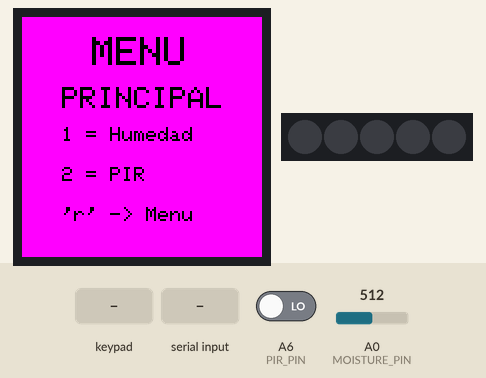
Simulated run of this sketch. Board: Arduino MKR. On the bench: 240×240 colour display, 5 RGB LEDs in strip order, left to right. The test bench sets the inputs (shaded band); at power-on: A0 (MOISTURE_PIN) = 512, A6 (PIR_PIN) LOW. What the sketch prints to the serial monitor is not drawn.

Above: at 1.4 s.
1.5 s: key '1' pressed
At 2.4 s:
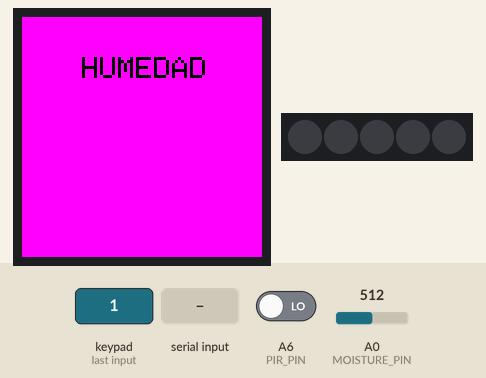
4.5 s: A0 (MOISTURE_PIN) set to 734
At 7.2 s:
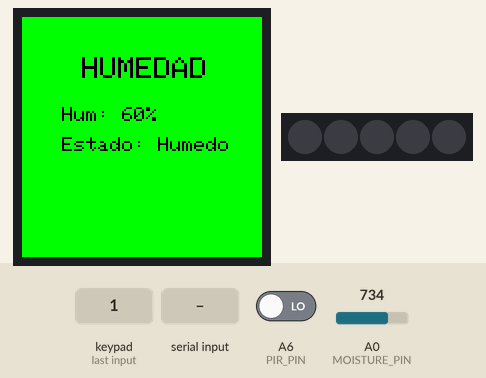
7.5 s: A0 (MOISTURE_PIN) set to 758
At 9.4 s:
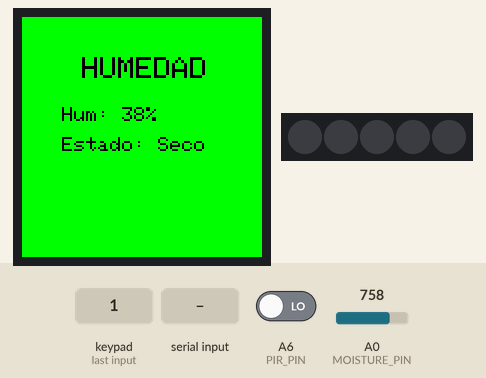
10.5 s: "r\n" received over Serial
At 11.7 s:
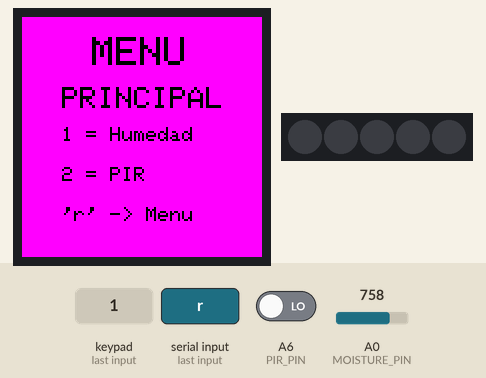
12.0 s: key '2' pressed
At 13.4 s:
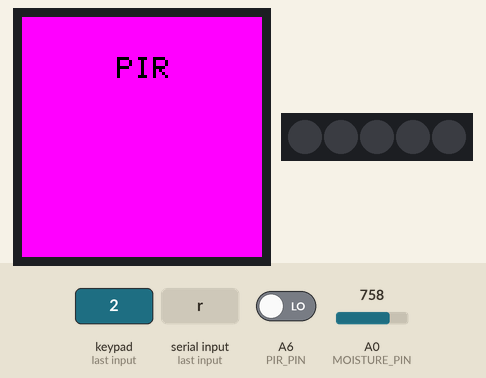
15.0 s: key '0' pressed
At 16.5 s:
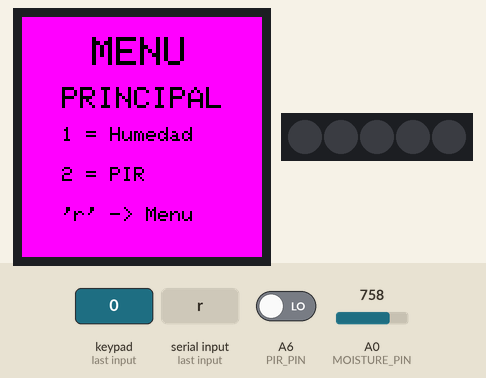
Timing chart, 0 to 17.5 s (numbered marks = the images above; inputs shaded):
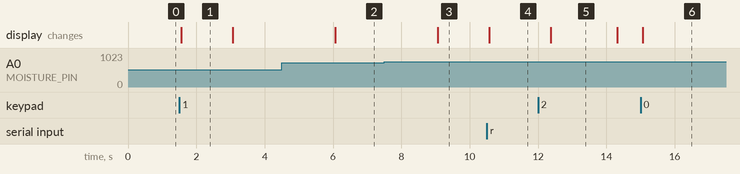

The sketch:

T4.ino
```cpp
#include <Arduino_MKRIoTCarrier.h>
MKRIoTCarrier carrier;

const int MOISTURE_PIN = A0;
const int PIR_PIN      = A6;

int currentState = 0;
int oldState = -1;
String serialInput = "";

unsigned long lastMoistureReadTime = 0;
const unsigned long MOISTURE_INTERVAL = 3000;
int dryValue = 800;
int wetValue = 690;

unsigned long lastPirReadTime = 0;
const unsigned long PIR_INTERVAL = 2000;

void setup() {
  Serial.begin(9600);
  while (!Serial);

  CARRIER_CASE = false;
  if (!carrier.begin()) {
    Serial.println("CARRIER ERROR");
    while (1);
  }

  pinMode(PIR_PIN, INPUT);
}

void loop() {
  carrier.Buttons.update();
  if (Serial.available() > 0) {
    char c = Serial.read();
    if (c != '\n') {
      serialInput += c;
    } else {
      handleSerialCommand(serialInput);
      serialInput = "";
    }
  }

  if (currentState == 0) {
    if (carrier.Buttons.onTouchDown(TOUCH1)) {
      currentState = 1;
    }
    if (carrier.Buttons.onTouchDown(TOUCH2)) {
      currentState = 2;
    }
  } else {
    if (carrier.Buttons.onTouchDown(TOUCH0)) {
      currentState = 0;
    }
  }

  if (currentState == 1) {
    if (millis() - lastMoistureReadTime >= MOISTURE_INTERVAL) {
      lastMoistureReadTime = millis();
      leerHumedad();
    }
  }
  else if (currentState == 2) {
    if (millis() - lastPirReadTime >= PIR_INTERVAL) {
      lastPirReadTime = millis();
      leerPIR();
    }
  }

  if (oldState != currentState) {
    oldState = currentState;
    showState();
  }
}

void handleSerialCommand(String input) {
  if (currentState == 0) {
    // Menú principal
    if (input == "1") {
      currentState = 1;
    } else if (input == "3") {
      currentState = 2;
    }
  }
  else if (currentState == 1) {
    if (input == "r") {
      currentState = 0;
    }
    else if (input == "c") {
      dryValue = analogRead(MOISTURE_PIN);
      Serial.print("Calibracion de suelo seco completada. dryValue = ");
      Serial.println(dryValue);
    }
    else if (input == "w") {
      wetValue = analogRead(MOISTURE_PIN);
      Serial.print("Calibracion de suelo humedo completada. wetValue = ");
      Serial.println(wetValue);
    }
  }
  else if (currentState == 2) {
    if (input == "r") {
      currentState = 0;
    }
  }
}

void showState() {
  carrier.display.fillScreen(ST77XX_MAGENTA);
  carrier.display.setTextColor(ST77XX_BLACK);
  carrier.display.setCursor(0, 0);
  carrier.display.setTextSize(3);

  if (currentState == 0) {
    // Menu principal
    Serial.println("\nMENU PRINCIPAL:");
    Serial.println("1= Sensor de Humedad");
    Serial.println("2= Sensor PIR");
    Serial.println("Envía 'r' para regresar al menú principal.");

    carrier.display.setTextSize(4);
    carrier.display.setCursor(70, 20);
    carrier.display.println("MENU");

    carrier.display.setTextSize(3);
    carrier.display.setCursor(40, 70);
    carrier.display.println("PRINCIPAL");

    carrier.display.setTextSize(2);
    carrier.display.setCursor(40, 110);
    carrier.display.println("1 = Humedad");

    carrier.display.setCursor(40, 150);
    carrier.display.println("2 = PIR");

    carrier.display.setTextSize(2);
    carrier.display.setCursor(40, 190);
    carrier.display.println("'r' -> Menu");

  }
  else if (currentState == 1) {
    carrier.display.setCursor(60, 40);
    carrier.display.println("HUMEDAD");
    Serial.println("HUMEDAD");
  }
  else if (currentState == 2) {
    carrier.display.setCursor(95, 40);
    carrier.display.println("PIR");
    Serial.println("PIR");
  }
}

void leerHumedad() {
  int sensorValue = analogRead(MOISTURE_PIN);
  int humedadPercent = map(sensorValue, dryValue, wetValue, 0, 100);

  if (humedadPercent < 0)   humedadPercent = 0;
  if (humedadPercent > 100) humedadPercent = 100;

  String estadoSuelo = (humedadPercent > 50) ? "Humedo" : "Seco";

  Serial.print("   Valor sensor: ");
  Serial.print(sensorValue);
  Serial.print("   Humedad: ");
  Serial.print(humedadPercent);
  Serial.print("   Estado: ");
  Serial.println(estadoSuelo);

  carrier.display.fillScreen(ST77XX_GREEN);
  carrier.display.setCursor(60, 40);
  carrier.display.setTextSize(3);
  carrier.display.println("HUMEDAD");

carrier.display.setTextSize(2);
  carrier.display.setCursor(40, 90);
  carrier.display.print("Hum: ");
  carrier.display.print(humedadPercent);
  carrier.display.println("%");

  carrier.display.setCursor(40, 120);
  carrier.display.print("Estado: ");
  carrier.display.println(estadoSuelo);
}

void leerPIR() {
  const int numReadings = 5;
  const int threshold = 2;
  int countHigh = 0;

  for (int i = 0; i < numReadings; i++) {
    if (digitalRead(PIR_PIN) == HIGH) {
      countHigh++;
    }
    delay(50);
  }

  if (countHigh >= threshold) {
    carrier.display.fillScreen(ST77XX_RED);
    carrier.display.setCursor(95, 30);
    carrier.display.setTextSize(3);
    carrier.display.println("PIR");

    carrier.display.fillScreen(ST77XX_BLUE);
    carrier.display.setTextSize(2);
    carrier.display.setCursor(65, 110);
    carrier.display.println("MOVIMIENTO");
    Serial.println("Hay movimiento");
  } else {
    carrier.display.fillScreen(ST77XX_YELLOW);
    carrier.display.setCursor(95, 30);
    carrier.display.setTextSize(3);
    carrier.display.println("PIR");

    carrier.display.setTextSize(2);
    carrier.display.setCursor(35, 100);
    carrier.display.println("SIN MOVIMIENTO");
    Serial.println("No hay movimiento");
  }
}
```

Measured:
- the behaviour switches between 743 and 744 on A0 (MOISTURE_PIN) (found by bisection; images 2 and 3)
- after the input at 1.5 s, the display: changes after 0.06 s (image 1)
- after the input at 4.5 s, the display: changes after 1.6 s (image 2)
- after the input at 7.5 s, the display: changes after 1.6 s (image 3)
- after the input at 10.5 s, the display: changes after 0.07 s (image 4)
- after the input at 12.0 s, the display: changes after 0.37 s (image 5)
- after the input at 15.0 s, the display: changes after 0.07 s (image 6)
